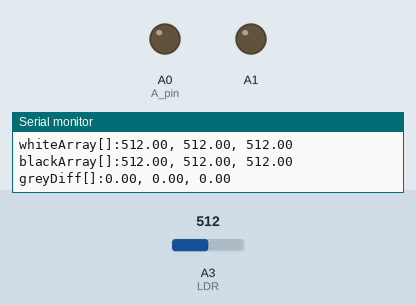
Simulated run of this sketch. Board: Arduino Uno, built with avr-gcc and run on an emulated ATmega328P. Parts: output pins drawn as LEDs (lit = HIGH), the last lines printed to the serial monitor. The inputs (shaded band) are chosen by the test bench; at power-on: A3 (LDR) = 512.

Above: at 20.2 s.
At 22.78 s:
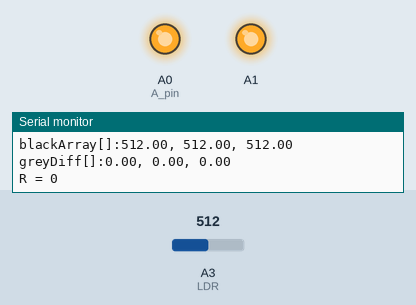
At 23.03 s:
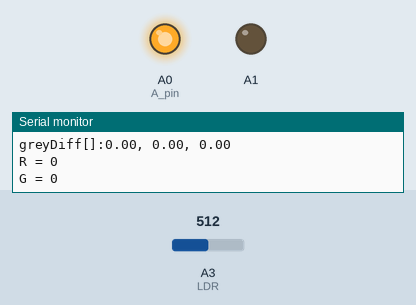
At 23.28 s:
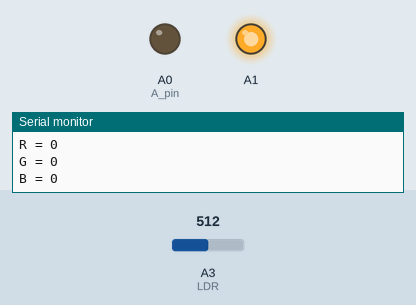
Timing chart, 0 to 25.2 s (numbered marks = the images above):
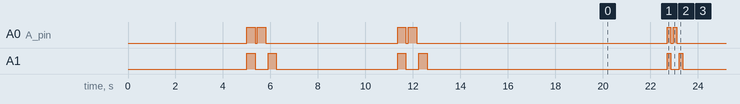

Measured:
- by itself, A0 (A_pin): HIGH → LOW at 5.4 s, → HIGH 0.10 s later, → LOW 0.35 s later, → HIGH 5.6 s later, … (83 changes in this stretch)
- by itself, A1: HIGH → LOW at 5.4 s, → HIGH 0.55 s later, → LOW 0.35 s later, → HIGH 5.1 s later, … (83 changes in this stretch)
- by itself, everything shown: repeats every 5.8 s, in 6 steps

The sketch:

color_calibration.ino
```cpp
// Define time delay before the next RGB colour turns ON to allow LDR to stabilize
const int RGBWait = 100; // In milliseconds (ms)
// Define time delay before taking another LDR reading
const int LDRWait = 50; // In milliseconds (ms)
// Pin Definitions
const byte  LDR = A3; // LDR sensor pin at A3
//const byte LED = 13; // Check Indicator to signal Calibration Completed
// Define colour sensor LED pins
int ledArray[] = {3,1,2};
// Placeholders for colour detected
int red = 0;
int green = 0;
int blue = 0;
// Floats to hold colour arrays
float colourArray[] = {0,0,0};
float whiteArray[] = {0,0,0};
float blackArray[] = {0,0,0};
float greyDiff[] = {0,0,0};
char colourStr[3][5] = {"R = ", "G = ", "B = "};
//
typedef struct {
  int A_pin;
  int B_pin;
} Decoder;
Decoder myDecoder = {.A_pin = A0, .B_pin = A1};

void toggle_decoder_pin(int Y_pin) {
  //call to turn the output Y pin of the 2-to-4 decoder to 0V
  if (Y_pin == 0) {
    digitalWrite(myDecoder.A_pin, LOW);
    digitalWrite(myDecoder.B_pin, LOW);
  } else if (Y_pin == 1) {
    digitalWrite(myDecoder.A_pin, HIGH);
    digitalWrite(myDecoder.B_pin, LOW);
  } else if (Y_pin == 2) {
    digitalWrite(myDecoder.A_pin, LOW);
    digitalWrite(myDecoder.B_pin, HIGH);
  } else if (Y_pin == 3) {
    digitalWrite(myDecoder.A_pin, HIGH);
    digitalWrite(myDecoder.B_pin, HIGH);
  }
}


void setBalance(){
  // Set white balance
  Serial.println("Put White Sample For Calibration ...");
  delay(5000); // Delay for five seconds for getting sample ready
  // Scan the white sample.
  // Go through one colour at a time, set the maximum reading for each colour -- red, green and blue to the white array
  for(int i = 0; i<= 2; i++) {
    toggle_decoder_pin(ledArray[i]);
    delay(RGBWait);
    whiteArray[i] = getAvgReading(5); // Scan 5 times and return the average,
    toggle_decoder_pin(0);
    delay(RGBWait);
  }
  // Done scanning white, time for the black sample.
  // Set black balance
  Serial.println("Put Black Sample For Calibration ...");
  delay(5000); // Delay for five seconds for getting sample ready
  // Go through one colour at a time, set the minimum reading for red, green and blue to the black array
  for(int i = 0; i <= 2; i++){
    toggle_decoder_pin(ledArray[i]);
    delay(RGBWait);
    blackArray[i] = getAvgReading(5);
    toggle_decoder_pin(0);
    delay(RGBWait);
    // The differnce between the maximum and the minimum gives the range
    greyDiff[i] = whiteArray[i] - blackArray[i];
  }
  // Delay another 5 seconds for getting ready colour objects
  Serial.println("Colour Sensor Is Ready.");
  Serial.print("whiteArray[]:");
  Serial.print(whiteArray[0]);
  Serial.print(", ");
  Serial.print(whiteArray[1]);
  Serial.print(", ");
  Serial.println(whiteArray[2]);

  Serial.print("blackArray[]:");
  Serial.print(blackArray[0]);
  Serial.print(", ");
  Serial.print(blackArray[1]);
  Serial.print(", ");
  Serial.println(blackArray[2]);

  Serial.print("greyDiff[]:");
  Serial.print(greyDiff[0]);
  Serial.print(", ");
  Serial.print(greyDiff[1]);
  Serial.print(", ");
  Serial.println(greyDiff[2]);

  delay(5000);
}

int getAvgReading(int times){
  // Find the average reading for the requested number of times of scanning LDR
  int reading;
  int total =0;
  // Take the reading as many times as requested and add them up
  for(int i = 0;i < times;i++){
    reading = analogRead(LDR);
    total = reading + total;
    delay(LDRWait);
  }
  // Calculate the average and return it
  return total/times;
}

void setup(){
  pinMode(myDecoder.A_pin, OUTPUT);
  pinMode(myDecoder.B_pin, OUTPUT);
  digitalWrite(myDecoder.A_pin, LOW);
  digitalWrite(myDecoder.B_pin, LOW);
  Serial.begin(115200);
  setBalance(); // Calibration

}

void loop(){
  delay(5000);
  for(int c = 0;c<=2;c++){
    Serial.print(colourStr[c]);
    toggle_decoder_pin(ledArray[c]); // Turn ON the LED, red, green or blue, one colour at a time.
    delay(RGBWait);
    colourArray[c] = getAvgReading(1);
    // The average reading returned minus the lowest value divided by the maximum possible range, multiplied by 255 will give a value between 0-255, representing the value for the current reflectivity (i.e. the colour LDR is exposed to)
    colourArray[c] = (colourArray[c] - blackArray[c])/(greyDiff[c])*255;
    toggle_decoder_pin(0); // Turn off the current LED colour
    delay(RGBWait);
    Serial.println(int(colourArray[c])); // Show the value for the current colour LED, which corresponds to either the R, G or B of the RGB code
  }
}
```
